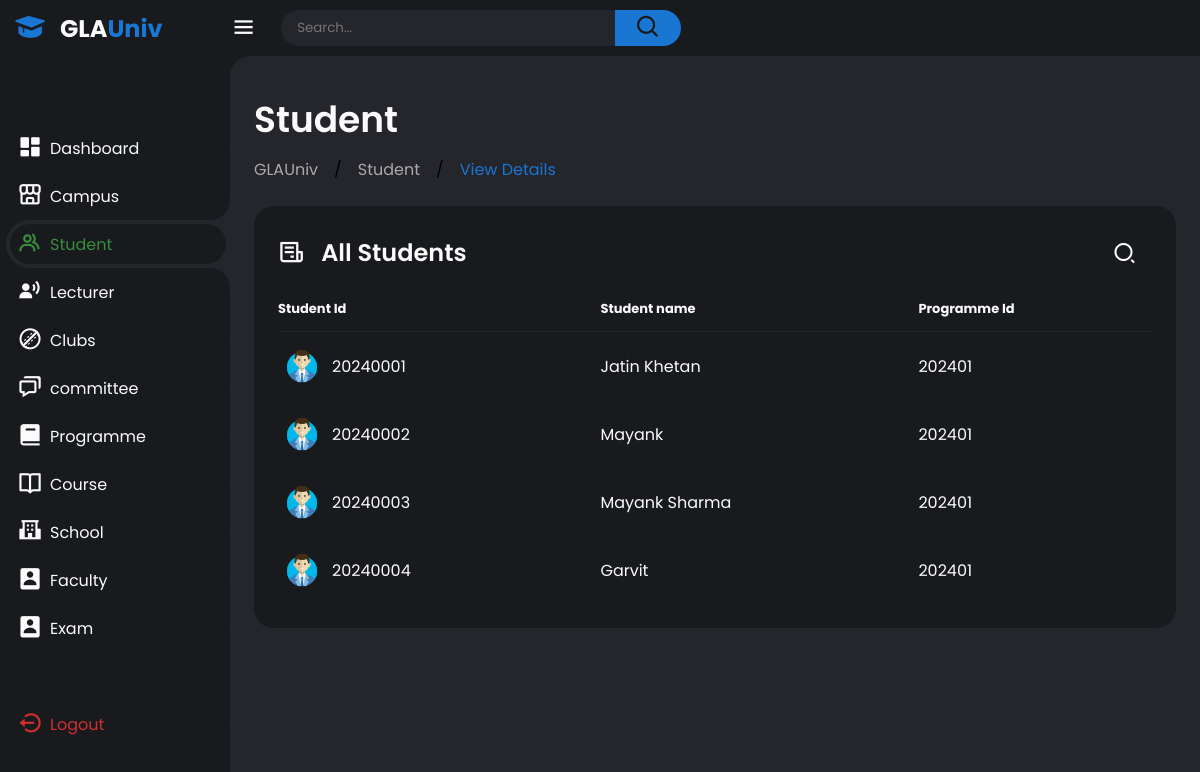
The app's page /All_files/View/Student_view.php (signed in) with its own data.
### tables this page shows
CREATE TABLE `student` (
  `student_id` int(11) NOT NULL,
  `student_name` varchar(255) DEFAULT NULL,
  `birthday` date DEFAULT NULL,
  `enrolment_date` date DEFAULT current_timestamp(),
  `programme_id` int(11) DEFAULT NULL,
  `password` varchar(10) NOT NULL
);

### All_files/View/Student_view.php (the view, shortened to what this page needs)
<?php
include("../php_files/Database.php");
?>
<!DOCTYPE html>
<html lang="en">
<head>
    <link href='https://unpkg.com/boxicons@2.1.4/css/boxicons.min.css' rel='stylesheet'>
    <link rel="stylesheet" href="../../css files/Panel.css">
    <link href="https://cdn.jsdelivr.net/npm/remixicon@2.5.0/fonts/remixicon.css" rel="stylesheet">
    <link rel="stylesheet" href="../../css files/search.css">
</head>
<body class="dark">
    <div class="sidebar">
        <a href="#" class="logo">
            <i class='bx bxs-graduation'></i>
            <div class="logo-name"><span>GLA</span>Univ</div>
        </a>
        <ul class="side-menu">
            <li><a href="../dashboard/Panel.php"><i class='bx bxs-dashboard'></i>Dashboard</a></li>
            <li><a href="../dashboard/Campus.php"><i class='bx bx-store-alt'></i>Campus</a></li>
            <li  class="active"><a href="../dashboard/Student.php"><i class='bx bx-group' ></i>Student</a></li>
            <li><a href="../dashboard/lecturer.php"><i class='bx bxs-user-voice' ></i>Lecturer</a></li>
            <li><a href="../dashboard/clubs.php"><i class='bx bx-cricket-ball' ></i>Clubs</a></li>
            <li><a href="../dashboard/committee.php"><i class='bx bx-chat' ></i>committee</a></li>
            <li><a href="../dashboard/programme.php"><i class='bx bxs-book' ></i>Programme</a></li>
            <li><a href="../dashboard/course.php"><i class='bx bx-book-open' ></i>Course</a></li>
            <li><a href="../dashboard/school.php"><i class='bx bxs-school' ></i>School</a></li>
            <li><a href="../dashboard/faculty.php"><i class='bx bxs-user-rectangle' ></i>Faculty</a></li>
            <li><a href="../dashboard/exam.php"><i class='bx bxs-user-rectangle' ></i>Exam</a></li>
        </ul>
        <ul class="side-menu">
            <li>
                <a href="Logout.php" class="logout">
                    <i class='bx bx-log-out-circle'></i>
                    Logout
                </a>
            </li>
        </ul>
    </div>
    <div class="content">
        <nav>
            <i class='bx bx-menu'></i>
            <form action="#">
                <div class="form-input">
                    <input type="search" placeholder="Search...">
                    <button class="search-btn" type="submit"><i class='bx bx-search'></i></button>
                </div>
            </form>
        </nav>
        <main>
            <div class="header">
                <div class="left">
                    <h1>Student</h1>
                    <ul class="breadcrumb">
                        <li><a href="#">
                                GLAUniv
                            </a></li>
                        /
                        <li><a href="#">Student</a></li>
                        /
                        <li><a href="#" class="active">View Details</a></li>
                    </ul>
                </div>
            </div>
            <div class="bottom-data">
                <div class="orders">
                    <div class="header">
                        <i class='bx bx-receipt'></i>
                        <h3>All Students</h3>
                        <form action="https://www.google.com/search" class="search" id="search-bar">
                            <div class="search__button" id="search-button">
                                <i class="ri-search-2-line search__icon"></i>
                            </div>
                        </form>
                    </div>
                    <table>
                        <thead>
                            <tr>
                                <th>Student Id</th>
                                <th>Student name</th>
                                <th>Programme Id</th>
                            </tr>
                        </thead>
                        <tbody>
                            <?php
                                $recent_student = "SELECT * FROM student";
                                $result = mysqli_query($conn, $recent_student);
                                if ($result) {
                                    if (mysqli_num_rows($result) > 0) {
                                        while ($row = mysqli_fetch_assoc($result)) {
                                            echo '<tr>';
                                            echo '<td>';
                                            echo '<img src="../../images/User.png">';
                                            echo '<p>' . $row['student_id'] . '</p>';
                                            echo '</td>';
                                            echo '<td>' . $row['student_name'] . '</td>';
                                            echo '<td>' . $row['programme_id'] . '</td>';
                                            echo '</tr>';
                                        }
                                    }
                                     else {
                                        echo '<tr><td colspan="3">No recent students found.</td></tr>';
                                    }
                                } else {
                                    echo 'Error: ' . mysqli_error($connection);
                                }
                            ?>
                        </tbody>
                    </table>
                </div>
            </div>
        </main>
    </div>
</body>
</html>

### css files/search.css (style rules this page uses)
:root { --dark-color: hsl(222, 24%, 8%); --white-color: #fff; --body-color: hsl(222, 100%, 99%); --body-font: "Poppins", sans-serif; --small-font-size: .813rem; }
@media screen and (min-width: 968px) { :root { --small-font-size: .875rem; } }
.search { position: relative; width: 48px; height: 45px; background-color: #181a1e; border-radius: 10rem; padding: 10px; overflow: hidden; transition: width 0.5s cubic-bezier(0.9, 0, 0.3, 0.9); }
.search__button { width: 57px; height: 57px; background-color:#181a1e; border-radius: 50%; position: absolute; top: 0; bottom: 0; right: -1px; margin: auto; display: grid; place-items: center; cursor: pointer; transition: transform 0.6s cubic-bezier(0.9, 0, 0.3, 0.9); }
.search__icon, .search__close { color: var(--white-color); font-size: 1.5rem; position: absolute; transition: opacity 0.5s cubic-bezier(0.9, 0, 0.3, 0.9); }

### records on screen
student: student_id "20240001", student_name "Jatin Khetan", programme "202401"
student: student_id "20240002", student_name "Mayank", programme "202401"
student: student_id "20240003", student_name "Mayank Sharma", programme "202401"
student: student_id "20240004", student_name "Garvit", programme "202401"
